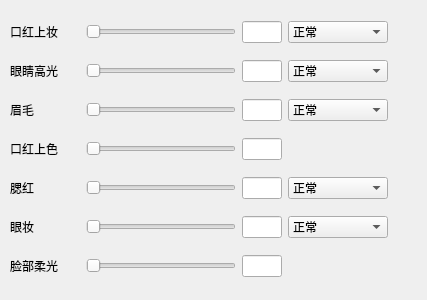
      <widget class="QWidget" name="tab_3">
       <attribute name="title">
        <string>美妆</string>
       </attribute>
       <widget class="QWidget" name="layoutWidget">
        <property name="geometry">
         <rect>
          <x>10</x>
          <y>10</y>
          <width>408</width>
          <height>281</height>
         </rect>
        </property>
        <layout class="QVBoxLayout" name="verticalLayout_3">
         <item>
          <layout class="QHBoxLayout" name="horizontalLayout_8">
           <item>
            <widget class="QLabel" name="label_MouthStick">
             <property name="sizePolicy">
              <sizepolicy hsizetype="Fixed" vsizetype="Preferred">
               <horstretch>0</horstretch>
               <verstretch>0</verstretch>
              </sizepolicy>
             </property>
             <property name="minimumSize">
              <size>
               <width>70</width>
               <height>0</height>
              </size>
             </property>
             <property name="maximumSize">
              <size>
               <width>70</width>
               <height>16777215</height>
              </size>
             </property>
             <property name="text">
              <string>口红上妆</string>
             </property>
            </widget>
           </item>
           <item>
            <widget class="QSlider" name="horizontalSlider_MouthStick">
             <property name="sizePolicy">
              <sizepolicy hsizetype="Fixed" vsizetype="Fixed">
               <horstretch>0</horstretch>
               <verstretch>0</verstretch>
              </sizepolicy>
             </property>
             <property name="minimumSize">
              <size>
               <width>150</width>
               <height>0</height>
              </size>
             </property>
             <property name="maximumSize">
              <size>
               <width>150</width>
               <height>16777215</height>
              </size>
             </property>
             <property name="maximum">
              <number>1000</number>
             </property>
             <property name="orientation">
              <enum>Qt::Horizontal</enum>
             </property>
            </widget>
           </item>
           <item>
            <widget class="QLineEdit" name="lineEdit_MouthStick">
             <property name="sizePolicy">
              <sizepolicy hsizetype="Fixed" vsizetype="Fixed">
               <horstretch>0</horstretch>
               <verstretch>0</verstretch>
              </sizepolicy>
             </property>
             <property name="minimumSize">
              <size>
               <width>40</width>
               <height>0</height>
              </size>
             </property>
             <property name="maximumSize">
              <size>
               <width>40</width>
               <height>16777215</height>
              </size>
             </property>
             <property name="font">
              <font>
               <pointsize>9</pointsize>
              </font>
             </property>
             <property name="readOnly">
              <bool>true</bool>
             </property>
            </widget>
           </item>
           <item>
            <widget class="QComboBox" name="comboBox_MouthStick">
             <property name="sizePolicy">
              <sizepolicy hsizetype="Expanding" vsizetype="Fixed">
               <horstretch>0</horstretch>
               <verstretch>0</verstretch>
              </sizepolicy>
             </property>
             <property name="minimumSize">
              <size>
               <width>100</width>
               <height>0</height>
              </size>
             </property>
             <property name="maximumSize">
              <size>
               <width>100</width>
               <height>16777215</height>
              </size>
             </property>
             <item>
              <property name="text">
               <string>正常</string>
              </property>
             </item>
             <item>
              <property name="text">
               <string>正片叠底</string>
              </property>
             </item>
             <item>
              <property name="text">
               <string>柔光</string>
              </property>
             </item>
            </widget>
           </item>
           <item>
            <spacer name="horizontalSpacer_20">
             <property name="orientation">
              <enum>Qt::Horizontal</enum>
             </property>
             <property name="sizeHint" stdset="0">
              <size>
               <width>20</width>
               <height>20</height>
              </size>
             </property>
            </spacer>
           </item>
          </layout>
         </item>
         <item>
          <layout class="QHBoxLayout" name="horizontalLayout_3">
           <item>
            <widget class="QLabel" name="label_Eyelid">
             <property name="sizePolicy">
              <sizepolicy hsizetype="Fixed" vsizetype="Preferred">
               <horstretch>0</horstretch>
               <verstretch>0</verstretch>
              </sizepolicy>
             </property>
             <property name="minimumSize">
              <size>
               <width>70</width>
               <height>0</height>
              </size>
             </property>
             <property name="maximumSize">
              <size>
               <width>70</width>
               <height>16777215</height>
              </size>
             </property>
             <property name="text">
              <string>眼睛高光</string>
             </property>
            </widget>
           </item>
           <item>
            <widget class="QSlider" name="horizontalSlider_Eyelid">
             <property name="sizePolicy">
              <sizepolicy hsizetype="Fixed" vsizetype="Fixed">
               <horstretch>0</horstretch>
               <verstretch>0</verstretch>
              </sizepolicy>
             </property>
             <property name="minimumSize">
              <size>
               <width>150</width>
               <height>0</height>
              </size>
             </property>
             <property name="maximumSize">
              <size>
               <width>150</width>
               <height>16777215</height>
              </size>
             </property>
             <property name="maximum">
              <number>1000</number>
             </property>
             <property name="orientation">
              <enum>Qt::Horizontal</enum>
             </property>
            </widget>
           </item>
           <item>
            <widget class="QLineEdit" name="lineEdit_Eyelid">
             <property name="sizePolicy">
              <sizepolicy hsizetype="Fixed" vsizetype="Fixed">
               <horstretch>0</horstretch>
               <verstretch>0</verstretch>
              </sizepolicy>
             </property>
             <property name="minimumSize">
              <size>
               <width>40</width>
               <height>0</height>
              </size>
             </property>
             <property name="maximumSize">
              <size>
               <width>40</width>
               <height>16777215</height>
              </size>
             </property>
             <property name="font">
              <font>
               <pointsize>9</pointsize>
              </font>
             </property>
             <property name="readOnly">
              <bool>true</bool>
             </property>
            </widget>
           </item>
           <item>
            <widget class="QComboBox" name="comboBox_Eyelid">
             <property name="sizePolicy">
              <sizepolicy hsizetype="Fixed" vsizetype="Fixed">
               <horstretch>0</horstretch>
               <verstretch>0</verstretch>
              </sizepolicy>
             </property>
             <property name="minimumSize">
              <size>
               <width>100</width>
               <height>0</height>
              </size>
             </property>
             <property name="maximumSize">
              <size>
               <width>100</width>
               <height>16777215</height>
              </size>
             </property>
             <item>
              <property name="text">
               <string>正常</string>
              </property>
             </item>
             <item>
              <property name="text">
               <string>正片叠底</string>
              </property>
             </item>
             <item>
              <property name="text">
               <string>柔光</string>
              </property>
             </item>
            </widget>
           </item>
           <item>
            <spacer name="horizontalSpacer_21">
             <property name="orientation">
              <enum>Qt::Horizontal</enum>
             </property>
             <property name="sizeHint" stdset="0">
              <size>
               <width>20</width>
               <height>20</height>
              </size>
             </property>
            </spacer>
           </item>
          </layout>
         </item>
         <item>
          <layout class="QHBoxLayout" name="horizontalLayout_4">
           <item>
            <widget class="QLabel" name="label_Eyebrow">
             <property name="sizePolicy">
              <sizepolicy hsizetype="Fixed" vsizetype="Preferred">
               <horstretch>0</horstretch>
               <verstretch>0</verstretch>
              </sizepolicy>
             </property>
             <property name="minimumSize">
              <size>
               <width>70</width>
               <height>0</height>
              </size>
             </property>
             <property name="maximumSize">
              <size>
               <width>70</width>
               <height>16777215</height>
              </size>
             </property>
             <property name="text">
              <string>眉毛</string>
             </property>
            </widget>
           </item>
           <item>
            <widget class="QSlider" name="horizontalSlider_Eyebrow">
             <property name="sizePolicy">
              <sizepolicy hsizetype="Fixed" vsizetype="Fixed">
               <horstretch>0</horstretch>
               <verstretch>0</verstretch>
              </sizepolicy>
             </property>
             <property name="minimumSize">
              <size>
               <width>150</width>
               <height>0</height>
              </size>
             </property>
             <property name="maximumSize">
              <size>
               <width>150</width>
               <height>16777215</height>
              </size>
             </property>
             <property name="maximum">
              <number>1000</number>
             </property>
             <property name="orientation">
              <enum>Qt::Horizontal</enum>
             </property>
            </widget>
           </item>
           <item>
            <widget class="QLineEdit" name="lineEdit_Eyebrow">
             <property name="sizePolicy">
              <sizepolicy hsizetype="Fixed" vsizetype="Fixed">
               <horstretch>0</horstretch>
               <verstretch>0</verstretch>
              </sizepolicy>
             </property>
             <property name="minimumSize">
              <size>
               <width>40</width>
               <height>0</height>
              </size>
             </property>
             <property name="maximumSize">
              <size>
               <width>40</width>
               <height>16777215</height>
              </size>
             </property>
             <property name="font">
              <font>
               <pointsize>9</pointsize>
              </font>
             </property>
             <property name="readOnly">
              <bool>true</bool>
             </property>
            </widget>
           </item>
           <item>
            <widget class="QComboBox" name="comboBox_Eyebrow">
             <property name="sizePolicy">
              <sizepolicy hsizetype="Fixed" vsizetype="Fixed">
               <horstretch>0</horstretch>
               <verstretch>0</verstretch>
              </sizepolicy>
             </property>
             <property name="minimumSize">
              <size>
               <width>100</width>
               <height>0</height>
              </size>
             </property>
             <property name="maximumSize">
              <size>
               <width>100</width>
               <height>16777215</height>
              </size>
             </property>
             <item>
              <property name="text">
               <string>正常</string>
              </property>
             </item>
             <item>
              <property name="text">
               <string>正片叠底</string>
              </property>
             </item>
             <item>
              <property name="text">
               <string>柔光</string>
              </property>
             </item>
            </widget>
           </item>
           <item>
            <spacer name="horizontalSpacer_22">
             <property name="orientation">
              <enum>Qt::Horizontal</enum>
             </property>
             <property name="sizeHint" stdset="0">
              <size>
               <width>20</width>
               <height>20</height>
              </size>
             </property>
            </spacer>
           </item>
          </layout>
         </item>
         <item>
          <layout class="QHBoxLayout" name="horizontalLayout_17">
           <item>
            <widget class="QLabel" name="label_FaceLipstick">
             <property name="sizePolicy">
              <sizepolicy hsizetype="Fixed" vsizetype="Preferred">
               <horstretch>0</horstretch>
               <verstretch>0</verstretch>
              </sizepolicy>
             </property>
             <property name="minimumSize">
              <size>
               <width>70</width>
               <height>0</height>
              </size>
             </property>
             <property name="maximumSize">
              <size>
               <width>70</width>
               <height>16777215</height>
              </size>
             </property>
             <property name="text">
              <string>口红上色</string>
             </property>
            </widget>
           </item>
           <item>
            <widget class="QSlider" name="horizontalSlider_FaceLipstick">
             <property name="sizePolicy">
              <sizepolicy hsizetype="Fixed" vsizetype="Fixed">
               <horstretch>0</horstretch>
               <verstretch>0</verstretch>
              </sizepolicy>
             </property>
             <property name="minimumSize">
              <size>
               <width>150</width>
               <height>0</height>
              </size>
             </property>
             <property name="maximumSize">
              <size>
               <width>150</width>
               <height>16777215</height>
              </size>
             </property>
             <property name="maximum">
              <number>1000</number>
             </property>
             <property name="orientation">
              <enum>Qt::Horizontal</enum>
             </property>
            </widget>
           </item>
           <item>
            <widget class="QLineEdit" name="lineEdit_FaceLipstick">
             <property name="sizePolicy">
              <sizepolicy hsizetype="Fixed" vsizetype="Fixed">
               <horstretch>0</horstretch>
               <verstretch>0</verstretch>
              </sizepolicy>
             </property>
             <property name="minimumSize">
              <size>
               <width>40</width>
               <height>0</height>
              </size>
             </property>
             <property name="maximumSize">
              <size>
               <width>40</width>
               <height>16777215</height>
              </size>
             </property>
             <property name="font">
              <font>
               <pointsize>9</pointsize>
              </font>
             </property>
             <property name="readOnly">
              <bool>true</bool>
             </property>
            </widget>
           </item>
           <item>
            <spacer name="horizontalSpacer_10">
             <property name="orientation">
              <enum>Qt::Horizontal</enum>
             </property>
             <property name="sizeHint" stdset="0">
              <size>
               <width>20</width>
               <height>20</height>
              </size>
             </property>
            </spacer>
           </item>
          </layout>
         </item>
         <item>
          <layout class="QHBoxLayout" name="horizontalLayout_5">
           <item>
            <widget class="QLabel" name="label_FaceBlush">
             <property name="sizePolicy">
              <sizepolicy hsizetype="Fixed" vsizetype="Preferred">
               <horstretch>0</horstretch>
               <verstretch>0</verstretch>
              </sizepolicy>
             </property>
             <property name="minimumSize">
              <size>
               <width>70</width>
               <height>0</height>
              </size>
             </property>
             <property name="maximumSize">
              <size>
               <width>70</width>
               <height>16777215</height>
              </size>
             </property>
             <property name="text">
              <string>腮红</string>
             </property>
            </widget>
           </item>
           <item>
            <widget class="QSlider" name="horizontalSlider_FaceBlush">
             <property name="sizePolicy">
              <sizepolicy hsizetype="Fixed" vsizetype="Fixed">
               <horstretch>0</horstretch>
               <verstretch>0</verstretch>
              </sizepolicy>
             </property>
             <property name="minimumSize">
              <size>
               <width>150</width>
               <height>0</height>
              </size>
             </property>
             <property name="maximumSize">
              <size>
               <width>150</width>
               <height>16777215</height>
              </size>
             </property>
             <property name="maximum">
              <number>1000</number>
             </property>
             <property name="orientation">
              <enum>Qt::Horizontal</enum>
             </property>
            </widget>
           </item>
           <item>
            <widget class="QLineEdit" name="lineEdit_FaceBlush">
             <property name="sizePolicy">
              <sizepolicy hsizetype="Fixed" vsizetype="Fixed">
               <horstretch>0</horstretch>
               <verstretch>0</verstretch>
              </sizepolicy>
             </property>
             <property name="minimumSize">
              <size>
               <width>40</width>
               <height>0</height>
              </size>
             </property>
             <property name="maximumSize">
              <size>
               <width>40</width>
               <height>16777215</height>
              </size>
             </property>
             <property name="font">
              <font>
               <pointsize>9</pointsize>
              </font>
             </property>
             <property name="readOnly">
              <bool>true</bool>
             </property>
            </widget>
           </item>
           <item>
            <widget class="QComboBox" name="comboBox_FaceBlush">
             <property name="sizePolicy">
              <sizepolicy hsizetype="Fixed" vsizetype="Fixed">
               <horstretch>0</horstretch>
               <verstretch>0</verstretch>
              </sizepolicy>
             </property>
             <property name="minimumSize">
              <size>
               <width>100</width>
               <height>0</height>
              </size>
             </property>
             <property name="maximumSize">
              <size>
               <width>100</width>
               <height>16777215</height>
              </size>
             </property>
             <item>
              <property name="text">
               <string>正常</string>
              </property>
             </item>
             <item>
              <property name="text">
               <string>正片叠底</string>
              </property>
             </item>
             <item>
              <property name="text">
               <string>柔光</string>
              </property>
             </item>
            </widget>
           </item>
           <item>
            <spacer name="horizontalSpacer_23">
             <property name="orientation">
              <enum>Qt::Horizontal</enum>
             </property>
             <property name="sizeHint" stdset="0">
              <size>
               <width>20</width>
               <height>20</height>
              </size>
             </property>
            </spacer>
           </item>
          </layout>
         </item>
         <item>
          <layout class="QHBoxLayout" name="horizontalLayout_2">
           <item>
            <widget class="QLabel" name="label_EyeStick">
             <property name="sizePolicy">
              <sizepolicy hsizetype="Fixed" vsizetype="Preferred">
               <horstretch>0</horstretch>
               <verstretch>0</verstretch>
              </sizepolicy>
             </property>
             <property name="minimumSize">
              <size>
               <width>70</width>
               <height>0</height>
              </size>
             </property>
             <property name="maximumSize">
              <size>
               <width>70</width>
               <height>16777215</height>
              </size>
             </property>
             <property name="text">
              <string>眼妆</string>
             </property>
            </widget>
           </item>
           <item>
            <widget class="QSlider" name="horizontalSlider_EyeStick">
             <property name="sizePolicy">
              <sizepolicy hsizetype="Fixed" vsizetype="Fixed">
               <horstretch>0</horstretch>
               <verstretch>0</verstretch>
              </sizepolicy>
             </property>
             <property name="minimumSize">
              <size>
               <width>150</width>
               <height>0</height>
              </size>
             </property>
             <property name="maximumSize">
              <size>
               <width>150</width>
               <height>16777215</height>
              </size>
             </property>
             <property name="maximum">
              <number>1000</number>
             </property>
             <property name="orientation">
              <enum>Qt::Horizontal</enum>
             </property>
            </widget>
           </item>
           <item>
            <widget class="QLineEdit" name="lineEdit_EyeStick">
             <property name="sizePolicy">
              <sizepolicy hsizetype="Fixed" vsizetype="Fixed">
               <horstretch>0</horstretch>
               <verstretch>0</verstretch>
              </sizepolicy>
             </property>
             <property name="minimumSize">
              <size>
               <width>40</width>
               <height>0</height>
              </size>
             </property>
             <property name="maximumSize">
              <size>
               <width>40</width>
               <height>16777215</height>
              </size>
             </property>
             <property name="font">
              <font>
               <pointsize>9</pointsize>
              </font>
             </property>
             <property name="readOnly">
              <bool>true</bool>
             </property>
            </widget>
           </item>
           <item>
            <widget class="QComboBox" name="comboBox_EyeStick">
             <property name="sizePolicy">
              <sizepolicy hsizetype="Fixed" vsizetype="Fixed">
               <horstretch>0</horstretch>
               <verstretch>0</verstretch>
              </sizepolicy>
             </property>
             <property name="minimumSize">
              <size>
               <width>100</width>
               <height>0</height>
              </size>
             </property>
             <property name="maximumSize">
              <size>
               <width>100</width>
               <height>16777215</height>
              </size>
             </property>
             <item>
              <property name="text">
               <string>正常</string>
              </property>
             </item>
             <item>
              <property name="text">
               <string>正片叠底</string>
              </property>
             </item>
             <item>
              <property name="text">
               <string>柔光</string>
              </property>
             </item>
            </widget>
           </item>
           <item>
            <spacer name="horizontalSpacer_19">
             <property name="orientation">
              <enum>Qt::Horizontal</enum>
             </property>
             <property name="sizeHint" stdset="0">
              <size>
               <width>20</width>
               <height>20</height>
              </size>
             </property>
            </spacer>
           </item>
          </layout>
         </item>
         <item>
          <layout class="QHBoxLayout" name="horizontalLayout_31">
           <item>
            <widget class="QLabel" name="label_Softlight">
             <property name="sizePolicy">
              <sizepolicy hsizetype="Fixed" vsizetype="Preferred">
               <horstretch>0</horstretch>
               <verstretch>0</verstretch>
              </sizepolicy>
             </property>
             <property name="minimumSize">
              <size>
               <width>70</width>
               <height>0</height>
              </size>
             </property>
             <property name="maximumSize">
              <size>
               <width>70</width>
               <height>16777215</height>
              </size>
             </property>
             <property name="text">
              <string>脸部柔光</string>
             </property>
            </widget>
           </item>
           <item>
            <widget class="QSlider" name="horizontalSlider_Softlight">
             <property name="sizePolicy">
              <sizepolicy hsizetype="Fixed" vsizetype="Fixed">
               <horstretch>0</horstretch>
               <verstretch>0</verstretch>
              </sizepolicy>
             </property>
             <property name="minimumSize">
              <size>
               <width>150</width>
               <height>0</height>
              </size>
             </property>
             <property name="maximumSize">
              <size>
               <width>150</width>
               <height>16777215</height>
              </size>
             </property>
             <property name="maximum">
              <number>1000</number>
             </property>
             <property name="orientation">
              <enum>Qt::Horizontal</enum>
             </property>
            </widget>
           </item>
           <item>
            <widget class="QLineEdit" name="lineEdit_Softlight">
             <property name="sizePolicy">
              <sizepolicy hsizetype="Fixed" vsizetype="Fixed">
               <horstretch>0</horstretch>
               <verstretch>0</verstretch>
              </sizepolicy>
             </property>
             <property name="minimumSize">
              <size>
               <width>40</width>
               <height>0</height>
              </size>
             </property>
             <property name="maximumSize">
              <size>
               <width>40</width>
               <height>16777215</height>
              </size>
             </property>
             <property name="font">
              <font>
               <pointsize>9</pointsize>
              </font>
             </property>
             <property name="readOnly">
              <bool>true</bool>
             </property>
            </widget>
           </item>
           <item>
            <spacer name="horizontalSpacer_30">
             <property name="orientation">
              <enum>Qt::Horizontal</enum>
             </property>
             <property name="sizeHint" stdset="0">
              <size>
               <width>20</width>
               <height>20</height>
              </size>
             </property>
            </spacer>
           </item>
          </layout>
         </item>
        </layout>
       </widget>
      </widget>
